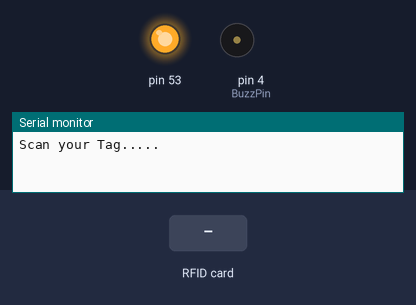
This sketch was run on a simulated Arduino Mega 2560, built with avr-gcc and run on an emulated ATmega2560. Shown: output pins drawn as LEDs (lit = HIGH), buzzer (waves = sounding), the last lines printed to the serial monitor. Inputs (shaded band) come from the test bench.

Above: at 1.2 s.
1.3 s: RFID card 77 DC 76 52 held to the reader
At 1.42 s:
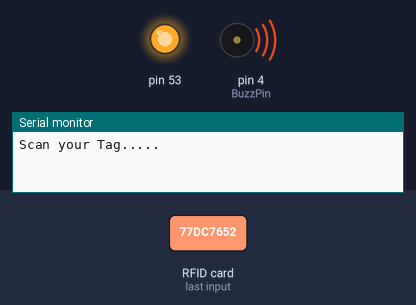
3.0 s: RFID card 5E 7A 19 C4 held to the reader
At 5.1 s:
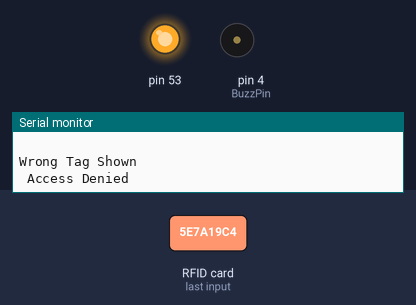
Timing chart, 0 to 6.6 s (numbered marks = the images above; inputs shaded):
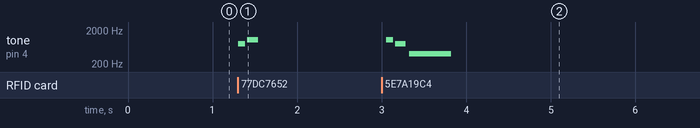

The sketch:

RFID_gate.ino
```cpp
#include <MFRC522.h>
// #include <SoftwareSerial.h>
// #include <Wire.h>
#include <SPI.h>
// #include <Keypad.h>
// #include <Servo.h>
// #include <LiquidCrystal_I2C.h>

MFRC522 mfrc522 (21, 22);
// LiquidCrystal_I2C lcd(0x27, 16, 2);

// #define Password_Length 10

// char userInput[Password_Length];
// char Master[Password_Length] = "123123123";
// char customKey;
// byte pressCount = 0;
int position = 0;
// const int ButtonPin = 4;
// int buttonState = 0;
// int Doorrelay = 3;
// int RedPinLock = 5;
int BuzzPin = 4;

#define NOTE_G4  392
#define NOTE_C5  523
#define NOTE_G5  784
#define NOTE_C6  1047

int TrueMelody[] = {NOTE_G5, NOTE_C6};
int TrueNoteDurations[] = {12, 8};

int FalseMelody[] = {NOTE_C6, NOTE_G5};
int FalseNoteDurations[] = {12, 8};

#define playTrueMelody() playMelody(TrueMelody, TrueNoteDurations, 2)
#define playFalseMelody() playMelody(FalseMelody, FalseNoteDurations, 2)

// const byte ROWS = 4;
// const byte COLS = 3;

// char twelveKeys[ROWS][COLS] = {
//   {'1', '2', '3'},
//   {'4', '5', '6'},
//   {'7', '8', '9'},
//   {'*', '0', '#'} // * = CLEAR, # = ENTER
// };

// const byte rowPins[ROWS] = { 2, A3, A2, A1 };
// const byte colPins[COLS] = { A0, 6, 7 };

// Keypad customKeypad = Keypad( makeKeymap(twelveKeys), rowPins, colPins, ROWS, COLS );

String tagUID = "77 DC 76 52";  // String to store UID of tag.
boolean RFIDMode = true; // boolean to change modes
boolean NormalMode = true; // boolean to change modes

void setup()
{
    // lcd.init();
    // lcd.backlight();
    // lcd.clear();
    Serial.begin(9600);
    Serial.println("Scan your Tag..... ");
    // pinMode(ButtonPin, INPUT);
    // pinMode(RedPinLock, OUTPUT);
    pinMode(BuzzPin, OUTPUT);
    // pinMode(Doorrelay, OUTPUT);
    // LockedPosition(true);
    SPI.begin();      // Init SPI bus
    mfrc522.PCD_Init();   // Init MFRC522
    // lcd.begin(16, 2);
    // lcd.setCursor(0, 0);
    // lcd.print("  WELCOME !!");
    // lcd.setCursor(0, 1);
    // lcd.print(" SCAN THE TAG");
}

// MAIN PROGRAM LOOP
void loop()
{
  // buttonState = digitalRead(ButtonPin);

  //   if (buttonState == HIGH)
  // {
  //   digitalWrite(Doorrelay, HIGH);
  //   delay(7000);
  //   digitalWrite(Doorrelay, LOW);
    mfrc522.PCD_Init();   // Init MFRC522
  // }
  // else
  // {
  //   digitalWrite(Doorrelay, LOW);
  // }

  if ( NormalMode == true ) //System will first look for mode
  {
    if ( RFIDMode == true ) //Function to receive message
    {
      // Look for new cards
      if ( ! mfrc522.PICC_IsNewCardPresent() )
      {
        return;
      }
      // Select one of the cards
      if ( ! mfrc522.PICC_ReadCardSerial() )
      {
        return;
      }
      // Reading from the card
      String tag = "" ;
      for ( byte j = 0; j < mfrc522.uid.size; j++)
      {
        tag.concat(String(mfrc522.uid.uidByte[j] < 0x10 ? " 0" : " " ));
        tag.concat(String(mfrc522.uid.uidByte[j], HEX));
      }
      tag.toUpperCase();
      // Checking the card
      if (tag.substring(1) == tagUID )
      {
        playTrueMelody();
        Serial.println();
        Serial.println("Tag Matched !!");
        Serial.println("Enter Your Password: ");
        Serial.println(" ");
        // lcd.clear();
        // lcd.setCursor(0,0);
        // lcd.print("Your Tag Matched");
        // lcd.setCursor(0,1);
        // lcd.print(" Access Granted");
        // delay(500);
        // lcd.clear();
        // lcd.setCursor(0,0);
        // lcd.print(" Type Password:");
        RFIDMode = true; // Make RFID mode false
      }
      else
      {
        playFalseMelody();
        Serial.println(" ");
        Serial.println("Wrong Tag Shown");
        Serial.println(" Access Denied");
        tone(BuzzPin, 400, 500);
        // lcd.clear();
        // lcd.setCursor(0,0);
        // lcd.print("  Wrong Tag !!");
        // lcd.setCursor(0,1);
        // lcd.print(" Access Denied");
        // delay(500);
        // lcd.clear();
        // lcd.setCursor(0, 0);
        // lcd.print("   WELCOME !!");
        // lcd.setCursor(0, 1);
        // lcd.print(" SCAN THE TAG");
        RFIDMode = true;
      }
    }

    // If RFID mode is false, it will look for keys from keypad

  //   if ( RFIDMode == false )
  //   {
  //     customKey = customKeypad.waitForKey();

  //     if ( customKey != NO_KEY && customKey != '*' && customKey != '#')
  //     {
  //       userInput[pressCount] = customKey;
  //       lcd.setCursor(pressCount + 4, 1);
  //       lcd.print("*");
  //       pressCount++;
  //       tone(BuzzPin, 400, 100);
  //     }
  //     else if ( customKey == '*' )
  //     {
  //       tone(BuzzPin, 400, 100);
  //       lcd.clear();
  //       clearData();
  //       RFIDMode = true;
  //     }
  //     else if ( customKey == '#' )
  //     {
  //       tone(BuzzPin, 400, 100);
  //       lcd.clear();
  //       lcd.setCursor(0,0);
  //       tone(BuzzPin, 800, 1000);
  //       lcd.print("PASSWORD INVALID");
  //       delay(2000);
  //       lcd.clear();
  //       clearData();
  //       RFIDMode = true;
  //     }
  //     if ( pressCount == 9 )
  //     {
  //       lcd.clear();
  //       waitHere();
  //     }
  //   }
  }
}

// THIS FUNCTION CHECKS THE PASSWORD STRING
// void waitHere()
// {
//   lcd.setCursor(0,0);
//   lcd.print(" Type Password:");
//   lcd.setCursor(0,1);
//   lcd.print("   *********   ");

//   customKey = customKeypad.waitForKey();  // Program will halt here until a key is pushed

//   if ( customKey != NO_KEY && customKey == '#' ) // The ENTER is pushed and the password goes through the routine
//   {
//     lcd.clear();
//     lcd.setCursor(0,0);

//     if ( !strcmp(userInput, Master))
//     {
//       lcd.setCursor(0,0);
//       lcd.print(" ACCESS GRANTED");
//       lcd.setCursor(0,1);
//       lcd.print("     WELCOME !!");
//       LockedPosition(false);
//       digitalWrite(Doorrelay, HIGH);
//       delay(7000);
//       lcd.clear();
//       clearData();
//       RFIDMode = true;
//     }
//     else if ( strcmp(userInput, Master))
//     {
//       lcd.setCursor(0,0);
//       lcd.print(" ACCESS DENIED");
//       LockedPosition(true);
//       digitalWrite(Doorrelay, LOW);
//       tone(BuzzPin, 800, 2000);
//       delay(500);
//       lcd.clear();
//       clearData();
//       RFIDMode = true;
//     }
//   }

//   if (customKey != NO_KEY && customKey == '*')  // If the CLEAR button is pushed, the data is cleared and the program starts over.
//   {
//     lcd.clear();
//     clearData();
//     RFIDMode = true;
//   }
//   if (customKey != NO_KEY && customKey == '0')  // This numberical button has no purpose and does nothing when pressed.
//   {
//     waitHere();
//   }

//   if (customKey != NO_KEY && customKey == '1')  // This numberical button has no purpose and does nothing when pressed.
//   {
//     waitHere();
//   }

//   if (customKey != NO_KEY && customKey == '2')  // This numberical button has no purpose and does nothing when pressed.
//   {
//     waitHere();
//   }

//   if (customKey != NO_KEY && customKey == '3')  // This numberical button has no purpose and does nothing when pressed.
//   {
//     waitHere();
//   }

//   if (customKey != NO_KEY && customKey == '4')  // This numberical button has no purpose and does nothing when pressed.
//   {
//     waitHere();
//   }

//   if (customKey != NO_KEY && customKey == '5')  // This numberical button has no purpose and does nothing when pressed.
//   {
//     waitHere();
//   }

//   if (customKey != NO_KEY && customKey == '6')  // This numberical button has no purpose and does nothing when pressed.
//   {
//     waitHere();
//   }
//   if (customKey != NO_KEY && customKey == '7')  // This numberical button has no purpose and does nothing when pressed.
//   {
//     waitHere();
//   }

//   if (customKey != NO_KEY && customKey == '8')  // This numberical button has no purpose and does nothing when pressed.
//   {
//     waitHere();
//   }

//   if (customKey != NO_KEY && customKey == '9')  // This numberical button has no purpose and does nothing when pressed.
//   {
//     waitHere();
//   }
// }


// void LockedPosition(int locked)
// {
//   if (locked)
//   {
//     digitalWrite(RedPinLock, HIGH);
//     digitalWrite(Doorrelay, LOW);
//   }
//   else
//   {
//     digitalWrite(RedPinLock, LOW);
//     digitalWrite(Doorrelay, HIGH);
//   }
//   delay(7000);
// }


// CLEARS THE ARRAY DATA, STARTS ALL OVER AGAIN
// void clearData()
// {
//   while ( pressCount != 0 )
//   {
//     userInput[pressCount--] = 0;  // Clears out the user input data, both digit and string data are reset to zero
//   }
//   setup();                         // Returns program back to the beginning
// }

void playMelody(int *melody, int *noteDurations, int notesLength)
{
  pinMode(BuzzPin, OUTPUT);

  for (int thisNote = 0; thisNote < notesLength; thisNote++) {
    int noteDuration = 1000 / noteDurations[thisNote];
    tone(BuzzPin, melody[thisNote], noteDuration);
    int pauseBetweenNotes = noteDuration * 1.30;
    delay(pauseBetweenNotes);
    noTone(BuzzPin);
  }
}
```

Measured:
- after the input at 1.3 s, tone on pin 4 (BuzzPin): silent → 784 Hz at once, → silent 0.08 s later, → 1047 Hz 0.02 s later, → silent 0.13 s later
- after the input at 3.0 s, tone on pin 4 (BuzzPin): plays 1047 Hz for 0.08 s, 784 Hz for 0.13 s, 400 Hz for 0.50 s, starting after 0.06 s
